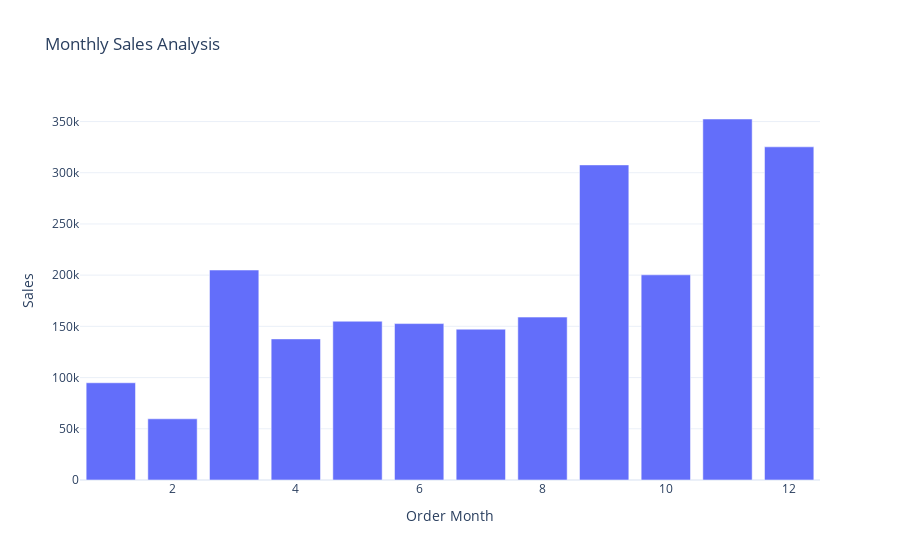

The notebook cell saved with this chart:
### Code cell
fig = px.bar(sales_by_month,
             x = 'Order Month',
             y = 'Sales',
             title = 'Monthly Sales Analysis')
fig.show()

### Figure 1 — Plotly figure (JSON) as saved in the notebook; plotly's stock layout.template omitted (floating-point values rounded to 4 significant figures)
{"data": [{"alignmentgroup": "True", "hovertemplate": "Order Month=%{x}<br>Sales=%{y}<extra></extra>", "legendgroup": "", "marker": {"color": "#636efa", "pattern": {"shape": ""}}, "name": "", "offsetgroup": "", "orientation": "v", "showlegend": false, "textposition": "auto", "type": "bar", "x": [1, 2, 3, 4, 5, 6, 7, 8, 9, 10, 11, 12], "xaxis": "x", "y": [94920.0, 59750.0, 205000.0, 137800.0, 155000.0, 152700.0, 147200.0, 159000.0, 307600.0, 200300.0, 352500.0, 325300.0], "yaxis": "y"}], "layout": {"autosize": true, "barmode": "relative", "legend": {"tracegroupgap": 0}, "title": {"text": "Monthly Sales Analysis"}, "xaxis": {"anchor": "y", "autorange": true, "domain": [0, 1], "range": [0.5, 12.5], "title": {"text": "Order Month"}, "type": "linear"}, "yaxis": {"anchor": "x", "autorange": true, "domain": [0, 1], "range": [0, 371000.0], "title": {"text": "Sales"}, "type": "linear"}}}
